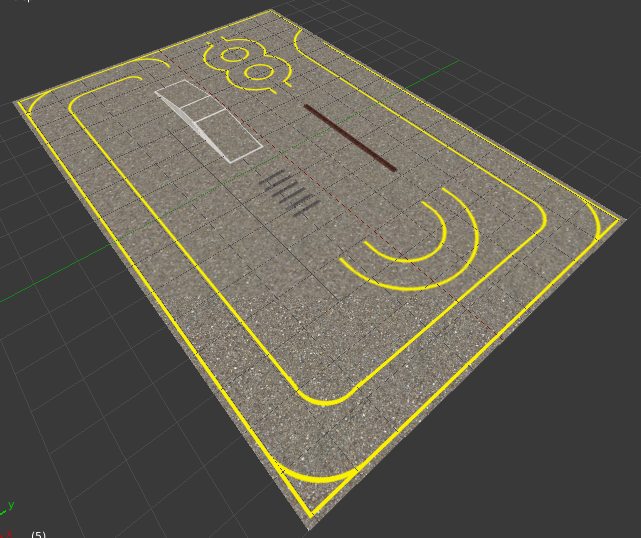
#> input picture Images/multiple_view/view1.png, 641 x 538 px, found by its file name
$ python camera_calibration.py   (older library calls are emulated)
#> lines starting #> are read from the running program, lines starting #| are printed output that depends on the picture; after the words box and inside, x2 and y2 are one past the last pixel; in counts of white or black regions, pixels touching at a corner belong together
### modules/calibrate.py
"""
This module contains camera calibration routines
The final result is the calibrated camera matrices that
perspectively transforms from image plane to common projection plane
(i.e. Top view)
"""

import cv2
from matplotlib import pyplot as plt
import numpy as np


def extractFieldLines(img):
    """
    This method gets a mask of the field for given color
    """

    # To convert the image from BGR to HSV
    hsv = cv2.cvtColor(img, cv2.COLOR_BGR2HSV)

    # Defining range for yellow color in HSV
    lower_yellow = np.array([25, 40, 40])
    upper_yellow = np.array([45, 255, 255])

    # Threshold the HSV image to get only yellow color
    mask = cv2.inRange(hsv,lower_yellow,upper_yellow)

    # Mask the original image with the required color
    res = cv2.bitwise_and(img, img, mask=mask)

    # Conversion into grayscale image
    res_gray = cv2.cvtColor(res, cv2.COLOR_BGR2GRAY)

    # Applying binary thresholding
    ret, thresh = cv2.threshold(res_gray, 127, 255, cv2.THRESH_BINARY)

    return thresh

# [29 lines left out: function getPerfectContours, not called in this run]

def extractCorners(img):
    """
    Extracts the corner points of the rectangular field by solving
    the outer boundary lines
    """

    def leastSquareFit(points):
        listx, listy = list(zip(*points))

        sum_xy =  0
        sum_X = 0
        n = len(listx)
        sum_x = sum(listx)
        sum_y = sum(listy)
        sumXsumY = sum_x*sum_y
        sum_x_sqr = sum_x**2
        for x,y in zip(listx,listy):
            sum_xy += x*y
            sum_X += (x**2)

        nsum_xy = n*sum_xy
        nsum_X = n*sum_X
        slope = (nsum_xy-sumXsumY)/(nsum_X-sum_x_sqr)
        intercept = ((sum_X*sum_y)-(sum_x*sum_xy))/(nsum_X-sum_x_sqr)

        return slope, intercept

    def findIntersection(line1, line2):
        ma, ca = line1[0], line1[1]
        mb, cb = line2[0], line2[1]

        if (ca, mb>0):
            ca=-ca
            mb=-mb
        else:
            ca=-(-ca)
            mb=-(-mb)

        x = (cb+ca)/(ma+mb)
        y = ma*x-ca

        return x, y

    def scanPointsInLine(img, xInc, yInc):
        """
        Return the series of points in required line
        """
        img = img.T
        points = []
        width, height = img.shape[0] - 1, img.shape[1] - 1

        if xInc == 1 and yInc == 1:
            start = (0, 0)
            end = [width, height]
        elif xInc == 1 and yInc == -1:
            start = (0, height)
            end = [width, 0]
        elif xInc == -1 and yInc == 1:
            start = (width, 0)
            end = [0, height]
        elif xInc == -1 and yInc == -1:
            start = (width, height)
            end = [0, 0]

        for i in range(start[0], end[0], xInc):
            for j in range(start[1], end[1], yInc):
                if img[i][j] == 255:
                    points += [(i, j)]
                    end[1] = j
                    break

        return points

    # Now, we determine the lines and intersection in the field
    pointsInLine1 = scanPointsInLine(img, 1, 1)
    pointsInLine2 = scanPointsInLine(img, 1, -1)
    pointsInLine3 = scanPointsInLine(img, -1, -1)
    pointsInLine4 = scanPointsInLine(img, -1, 1)

    line1 = leastSquareFit(pointsInLine1)
    line2 = leastSquareFit(pointsInLine2)
    line3 = leastSquareFit(pointsInLine3)
    line4 = leastSquareFit(pointsInLine4)

    corners = np.array([findIntersection(line1, line2),
                        findIntersection(line2, line3),
                        findIntersection(line3, line4),
                        findIntersection(line4, line1)])

    return corners


# [89 lines left out: functions getTransformationMatrix, cost, run, not called in this run]

### 3D_reconstruction/camera_calibration.py
"""
Camera calibration for 4 cameras
"""
import numpy as np
import cv2
import modules.calibrate as calibrate
import matplotlib.pyplot as plt


# [7 lines left out: function imshow, not called in this run]


def main():
    src = 'Images/view1.png'

    img = cv2.imread(src, cv2.IMREAD_COLOR)
#> img is the input picture: shape (538, 641, 3); mean B, G, R 80.6, 91.4, 94.6
    size = img.shape

    input_corners = np.array(calibrate.extractCorners(calibrate.extractFieldLines(img)))
#> in extractFieldLines, `mask = cv2.inRange(hsv,lower_yellow,upper_yellow)`:
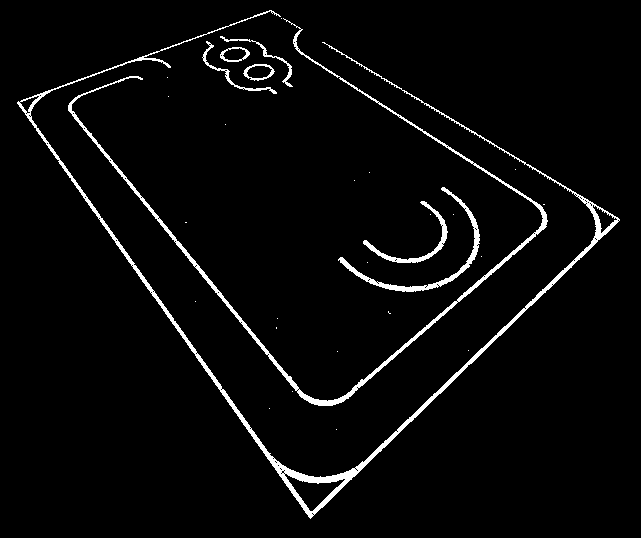
#> mask: shape (538, 641); 3.5% white; 30 white regions (22 under 20 px), largest, box (x1, y1, x2, y2) and area: (17, 10, 620, 519) 5679, (68, 18, 548, 406) 3629, (338, 187, 480, 292) 1096
#> in extractFieldLines, `res = cv2.bitwise_and(img, img, mask=mask)`:
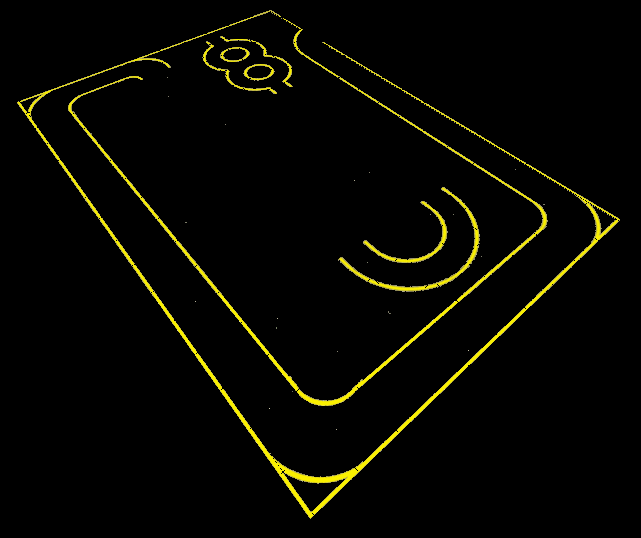
#> res: shape (538, 641, 3); mean B, G, R 1.1, 7.2, 7.5
#> in extractFieldLines, `res_gray = cv2.cvtColor(res, cv2.COLOR_BGR2GRAY)`:
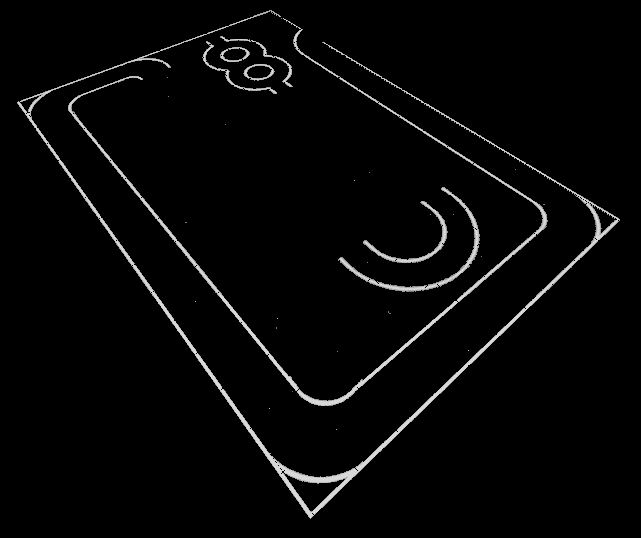
#> res_gray: shape (538, 641); min 0, max 222, mean 6.6
#> in scanPointsInLine, `img = img.T`:
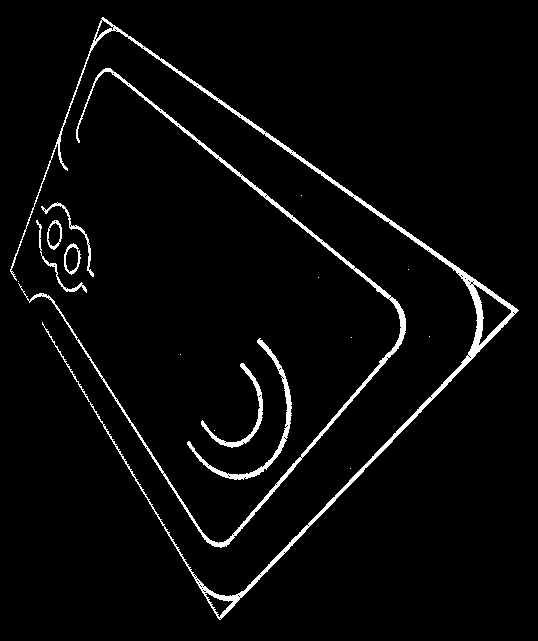
#> img: shape (641, 538); 3.4% white; 17 white regions (9 under 20 px), largest, box (x1, y1, x2, y2) and area: (10, 17, 519, 620) 5641, (18, 68, 406, 548) 3597, (187, 338, 292, 480) 1081
#> in extractCorners, `pointsInLine1 = scanPointsInLine(img, 1, 1)`: pointsInLine1 = 93 pairs, first value 17 to 269, second value 10 to 102
#> in extractCorners, `pointsInLine2 = scanPointsInLine(img, 1, -1)`: pointsInLine2 = 291 pairs, first value 17 to 310, second value 103 to 518
#> in extractCorners, `pointsInLine3 = scanPointsInLine(img, -1, -1)`: pointsInLine3 = 289 pairs, first value 310 to 619, second value 220 to 518
#> in extractCorners, `pointsInLine4 = scanPointsInLine(img, -1, 1)`: pointsInLine4 = 194 pairs, first value 271 to 619, second value 10 to 219
#> in leastSquareFit, `listx, listy = list(zip(*points))`: listx = 93 values from 17 to 269; listy = 93 values, max 102 at index 0, min 10 at index 92, mean 56
#> in leastSquareFit, `n = len(listx)`: n = 93
#> in leastSquareFit, `sum_x = sum(listx)`: sum_x = 13214
#> in leastSquareFit, `sum_y = sum(listy)`: sum_y = 5208
#> in leastSquareFit, `sumXsumY = sum_x*sum_y`: sumXsumY = 68818512
#> in leastSquareFit, `sum_x_sqr = sum_x**2`: sum_x_sqr = 174609796
#> the loop in leastSquareFit, `for x,y in zip(listx,listy):` made 93 passes
#> (x, y, sum_xy, sum_X) on passes 1 to 8: (17, 102, 1734, 289), (18, 101, 3552, 613), (21, 100, 5652, 1054), (23, 99, 7929, 1583), (26, 98, 10477, 2259), (29, 97, 13290, 3100), (32, 96, 16362, 4124), (34, 95, 19592, 5280)
#> after the loop in leastSquareFit, `for x,y in zip(listx,listy):`: sum_X = 2387320; sum_xy = 555143
#> in leastSquareFit, `nsum_xy = n*sum_xy`: nsum_xy = 51628299
#> in leastSquareFit, `nsum_X = n*sum_X`: nsum_X = 222020760
#> in leastSquareFit, `slope = (nsum_xy-sumXsumY)/(nsum_X-sum_x_sqr)`: slope = -0.363
#> in leastSquareFit, `intercept = ((sum_X*sum_y)-(sum_x*sum_xy))/(nsum_X-sum_x_sqr)`: intercept = 107.5
#> in extractCorners, `line1 = leastSquareFit(pointsInLine1)`: line1 = (-0.363, 107.5)
#> the loop in leastSquareFit (call 2), `for x,y in zip(listx,listy):` made 291 passes
#> (x, y, sum_xy, sum_X) on passes 1 to 3: (17, 103, 1751, 289), (18, 104, 3623, 613), (19, 106, 5637, 974)
#> in extractCorners, `line2 = leastSquareFit(pointsInLine2)`: line2 = (1.42, 78.71)
#> in extractCorners, `line3 = leastSquareFit(pointsInLine3)`: line3 = (-0.964, 816.9)
#> in extractCorners, `line4 = leastSquareFit(pointsInLine4)`: line4 = (0.598, -151.7)
#> in findIntersection, `ma, ca = line1[0], line1[1]`: ma = -0.363; ca = 107.5
#> in findIntersection, `mb, cb = line2[0], line2[1]`: mb = 1.42; cb = 78.71
#> in findIntersection, `ca=-ca`: ca = -107.5
#> in findIntersection, `mb=-mb`: mb = -1.42
#> in findIntersection, `x = (cb+ca)/(ma+mb)`: x = 16.17
#> in findIntersection, `y = ma*x-ca`: y = 101.7
#> in extractCorners, `corners = np.array([findIntersection(line1, line2), findIntersection(l..`: corners = [[16.17, 101.7], [309.8, 518.1], [619.9, 219], [269.8, 9.68]]
#> input_corners has the same summary as corners in extractCorners
    output_corners = np.array([[0, 500.0, 0], [800.0, 500.0, 0], [800.0, 0, 0], [0, 0, 0]])

    input_corners = input_corners.astype('float32')
    output_corners = output_corners.astype('float32')

#> (the run stopped early here; a loop or call above may not have finished)
